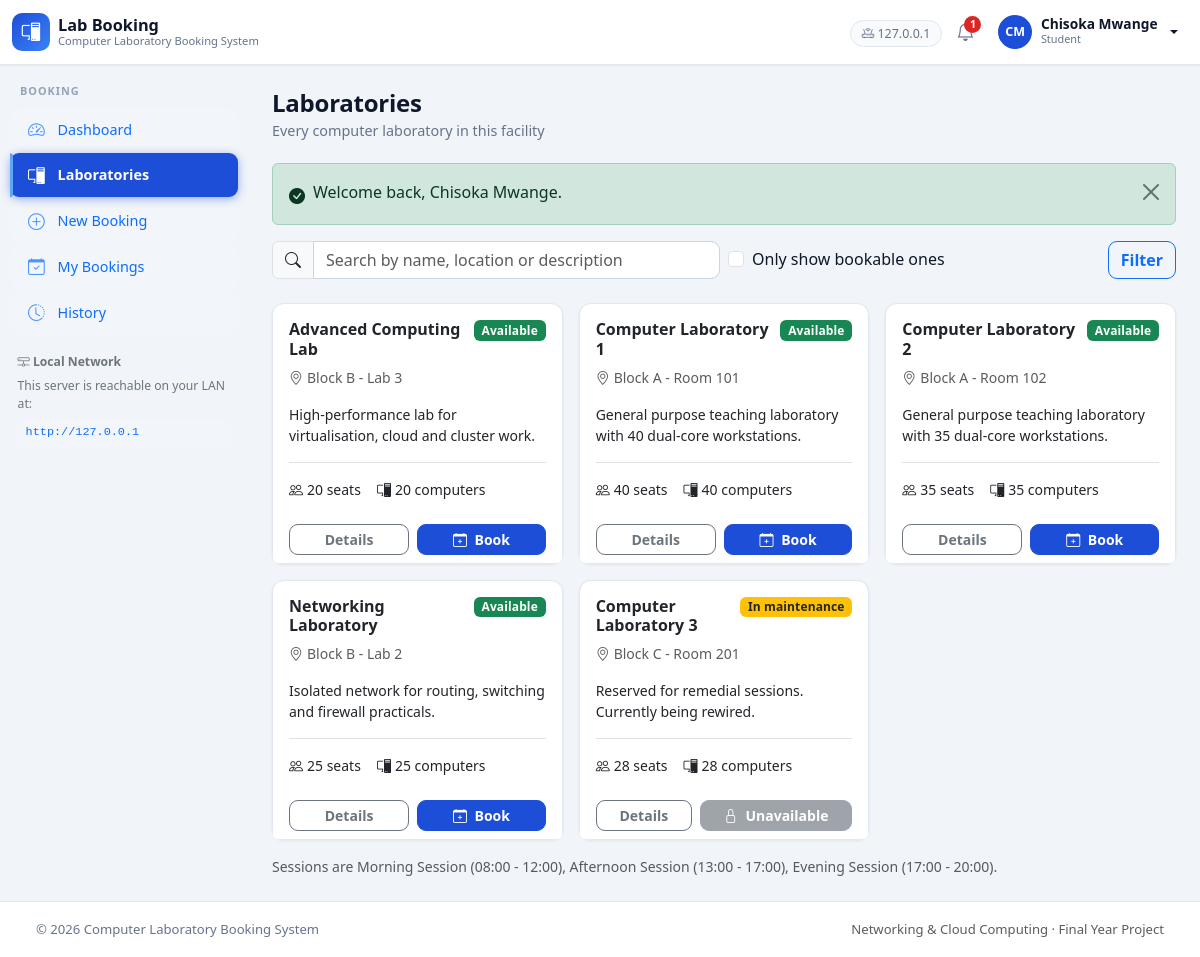
The app's page /user/laboratories.php (signed in) with its own data.
### tables this page shows
CREATE TABLE `users` (
  `id`            INT(11)      NOT NULL AUTO_INCREMENT,
  `name`          VARCHAR(120)  NOT NULL,
  `email`         VARCHAR(191)  NOT NULL,
  `password`      VARCHAR(255)  NOT NULL,
  `role`          ENUM('admin','user')   NOT NULL DEFAULT 'user',
  `status`        ENUM('active','inactive') NOT NULL DEFAULT 'active',
  `student_no`    VARCHAR(50)   DEFAULT NULL,
  `phone`         VARCHAR(30)   DEFAULT NULL,
   
   
   
   
   
  `avatar`        VARCHAR(191)  DEFAULT NULL,
  `last_login_at` DATETIME      DEFAULT NULL,
  `created_at`    DATETIME      NOT NULL DEFAULT CURRENT_TIMESTAMP,
  `updated_at`    DATETIME      NOT NULL DEFAULT CURRENT_TIMESTAMP ON UPDATE CURRENT_TIMESTAMP,
  PRIMARY KEY (`id`),
  UNIQUE KEY `uq_users_email` (`email`),
  UNIQUE KEY `uq_users_student_no` (`student_no`),
  KEY `idx_users_role_status` (`role`,`status`)
);

CREATE TABLE `laboratories` (
  `id`             INT(11)      NOT NULL AUTO_INCREMENT,
  `name`           VARCHAR(120)  NOT NULL,
  `location`       VARCHAR(120)  NOT NULL,
  `capacity`       INT(11)      NOT NULL DEFAULT 0,
  `computer_count` INT(11)      NOT NULL DEFAULT 0,
  `description`    TEXT          DEFAULT NULL,
  `status`         ENUM('available','maintenance','inactive') NOT NULL DEFAULT 'available',
  `created_at`     DATETIME      NOT NULL DEFAULT CURRENT_TIMESTAMP,
  `updated_at`     DATETIME      NOT NULL DEFAULT CURRENT_TIMESTAMP ON UPDATE CURRENT_TIMESTAMP,
  PRIMARY KEY (`id`),
  UNIQUE KEY `uq_laboratories_name` (`name`),
  KEY `idx_laboratories_status` (`status`)
);

### user/laboratories.php (the view, shortened to what the rows shown need)
<?php
require_user();
$search = query('q', '');
$params = array();
$sql = 'SELECT l.*'
     . ' FROM laboratories l';
$sql .= " ORDER BY l.status <> 'available', l.name ASC";
$labs = db_all($sql, $params);
layout_start(array('title' => 'Laboratories', 'active' => 'laboratories'));
?>
<?php if (empty($labs)): ?>
    <?php echo empty_state(
        'bi-search',
        'No laboratories match',
        $search === '' ? 'None are open for booking right now.' : 'Try a different search.'
    ); ?>
<?php else: ?>
    <div class="row g-3">
        <?php foreach ($labs as $lab): ?>
            <div class="col-md-6 col-xl-4">
                <div class="card h-100">
                    <div class="card-body">
                        <div class="d-flex justify-content-between align-items-start mb-2">
                            <h2 class="h6 fw-bold mb-0"><?php echo e($lab['name']); ?></h2>
                            <span class="badge <?php echo e(lab_status_badge_class($lab['status'])); ?>">
                                <?php echo e(laboratory_status_label($lab['status'])); ?>
                            </span>
                        </div>
                        <p class="small text-muted mb-3">
                            <i class="bi bi-geo-alt me-1"></i><?php echo e($lab['location']); ?>
                        </p>
                        <p class="small mb-3"><?php echo e($lab['description']); ?></p>
                        <div class="d-flex gap-3 small border-top pt-3">
                            <span><i class="bi bi-people me-1"></i><?php echo (int) $lab['capacity']; ?> seats</span>
                            <span>
                                <i class="bi bi-pc-display me-1"></i><?php echo (int) $lab['computer_count']; ?>
                                <?php echo (int) $lab['computer_count'] === 1 ? 'computer' : 'computers'; ?>
                            </span>
                        </div>
                    </div>
                    <div class="card-footer bg-white border-top-0 d-flex gap-2">
                        <a class="btn btn-sm btn-outline-secondary flex-fill"
                           href="<?php echo e(url('user/laboratory.php?id=' . (int) $lab['id'])); ?>">
                            Details
                        </a>
                        <?php if ($lab['status'] === 'available'): ?>
                            <a class="btn btn-sm btn-primary flex-fill"
                               href="<?php echo e(url('user/book.php?lab=' . (int) $lab['id'])); ?>">
                                <i class="bi bi-calendar-plus me-1"></i> Book
                            </a>
                        <?php else: ?>
                            <button class="btn btn-sm btn-secondary flex-fill" disabled>
                                <i class="bi bi-lock me-1"></i> Unavailable
                            </button>
                        <?php endif; ?>
                    </div>
                </div>
            </div>
        <?php endforeach; ?>
    </div>
<?php endif; ?>

### includes/navbar.php (shortened to what the rows shown need)
<?php
$__user = current_user();
$__unread = 0;
if ($__user !== null) {
    try {
        $__unread = unread_notification_count();
    } catch (Exception $e) {
        $__unread = 0;
    }
}
$__serverIp = isset($_SERVER['SERVER_ADDR']) ? $_SERVER['SERVER_ADDR'] : '';
?>
<nav class="navbar navbar-expand-lg app-navbar sticky-top">
  <div class="container-fluid">
    <div class="collapse navbar-collapse justify-content-end">
      <ul class="navbar-nav align-items-lg-center gap-lg-1">
        <?php if (!is_logged_in()): ?>
          <li class="nav-item">
            <a class="btn btn-sm btn-outline-primary" href="<?php echo e(url('auth/login.php')); ?>">Sign in</a>
          </li>
        <?php else: ?>
          <?php if ($__serverIp !== ''): ?>
          <li class="nav-item d-none d-xl-block">
            <span class="nav-server" title="Clients on the local network can reach this server here">
              <i class="bi bi-router"></i> <?php echo e($__serverIp); ?>
            </span>
          </li>
          <?php endif; ?>
          <li class="nav-item">
            <a class="nav-icon" href="<?php echo e(url(is_admin() ? 'admin/notifications.php' : 'user/notifications.php')); ?>"
               title="Notifications">
              <i class="bi bi-bell"></i>
              <?php if ($__unread > 0): ?>
                <span class="nav-badge"><?php echo $__unread > 9 ? '9+' : e($__unread); ?></span>
              <?php endif; ?>
            </a>
          </li>
          <li class="nav-item dropdown">
            <a class="nav-user dropdown-toggle" href="#" data-bs-toggle="dropdown" aria-expanded="false">
              <span class="avatar"><?php echo e(initials($__user['name'])); ?></span>
              <span class="d-none d-sm-inline">
                <strong><?php echo e($__user['name']); ?></strong>
                <small class="role-tag"><?php echo e($__user['role'] === 'admin' ? 'Administrator' : 'Student'); ?></small>
              </span>
            </a>
          </li>
        <?php endif; ?>
      </ul>
    </div>
  </div>
</nav>

### includes/sidebar.php (shortened to what the rows shown need)
<?php
$__active = isset($GLOBALS['__active']) ? $GLOBALS['__active'] : '';
$__isAdmin = is_admin();
if ($__isAdmin) {
    $__links = array(
        array('key' => 'dashboard',     'icon' => 'bi-speedometer2',   'label' => 'Dashboard',      'href' => 'admin/index.php'),
        array('key' => 'laboratories',  'icon' => 'bi-pc-display',     'label' => 'Laboratories',   'href' => 'admin/laboratories.php'),
        array('key' => 'bookings',      'icon' => 'bi-calendar-check',  'label' => 'Bookings',       'href' => 'admin/bookings.php'),
        array('key' => 'approvals',     'icon' => 'bi-inbox',           'label' => 'Approvals',      'href' => 'admin/approvals.php', 'badge' => 'pending'),
        array('key' => 'users',         'icon' => 'bi-people',          'label' => 'Users',          'href' => 'admin/users.php'),
        array('key' => 'slots',         'icon' => 'bi-clock-history',   'label' => 'Time Slots',     'href' => 'admin/time-slots.php'),
        array('key' => 'reports',       'icon' => 'bi-bar-chart-line',  'label' => 'Reports',        'href' => 'admin/reports.php'),
        array('key' => 'activity',      'icon' => 'bi-activity',        'label' => 'Activity Log',   'href' => 'admin/activity.php'),
    );
    $__section = 'Administration';
} else {
    $__links = array(
        array('key' => 'dashboard',     'icon' => 'bi-speedometer2',  'label' => 'Dashboard',      'href' => 'user/index.php'),
        array('key' => 'laboratories',  'icon' => 'bi-pc-display',    'label' => 'Laboratories',   'href' => 'user/laboratories.php'),
        array('key' => 'new-booking',   'icon' => 'bi-plus-circle',   'label' => 'New Booking',    'href' => 'user/book.php'),
        array('key' => 'bookings',      'icon' => 'bi-calendar-check', 'label' => 'My Bookings',   'href' => 'user/bookings.php'),
        array('key' => 'history',       'icon' => 'bi-clock-history', 'label' => 'History',        'href' => 'user/history.php'),
    );
    $__section = 'Booking';
}
?>
<aside class="app-sidebar offcanvas-lg offcanvas-start" tabindex="-1" id="appSidebar"
       aria-label="Main navigation">
  <div class="offcanvas-body d-lg-flex flex-column p-0">
    <div class="sidebar-section"><?php echo e($__section); ?></div>
    <nav class="sidebar-nav">
      <?php foreach ($__links as $__link):
      ?>
        <a class="sidebar-link text-primary<?php echo nav_active($__active, $__link['key']); ?>"
           href="<?php echo e(url($__link['href'])); ?>">
          <i class="bi <?php echo e($__link['icon']); ?>"></i>
          <span><?php echo e($__link['label']); ?></span>
        </a>
      <?php endforeach; ?>
    </nav>
    <div class="sidebar-foot">
      <div class="sidebar-foot-title text-secondary"><i class="bi bi-hdd-network"></i> Local Network</div>
      <p class="mb-1 text-secondary">This server is reachable on your LAN at:</p>
      <code class="lan-url text-primary">http://<?php echo e(isset($_SERVER['SERVER_ADDR']) ? $_SERVER['SERVER_ADDR'] : 'SERVER_IP'); ?></code>
    </div>
  </div>
</aside>

### records on screen
users: name "CM", name "Chisoka Mwange", role "Student", role "BOOKING"
laboratories: name "Advanced Computing Lab", status "Available", location "Block B - Lab 3", description "High-performance lab for virtualisation, cloud and cluster work.", capacity "20", computer_count "20", shows "computers"
laboratories: name "Computer Laboratory 1", status "Available", location "Block A - Room 101", description "General purpose teaching laboratory with 40 dual-core workstations.", capacity "40", computer_count "40", shows "computers"
laboratories: name "Computer Laboratory 2", status "Available", location "Block A - Room 102", description "General purpose teaching laboratory with 35 dual-core workstations.", capacity "35", computer_count "35", shows "computers"
laboratories: name "Networking Laboratory", status "Available", location "Block B - Lab 2", description "Isolated network for routing, switching and firewall practicals.", capacity "25", computer_count "25", shows "computers"
laboratories: name "Computer Laboratory 3", status "In maintenance", location "Block C - Room 201", description "Reserved for remedial sessions. Currently being rewired.", capacity "28", computer_count "28", shows "computers", shows "Unavailable"

### other values on screen
$__serverIp "127.0.0.1"
$__unread "1"
$__link['label'] "Dashboard"
$__link['label'] "Laboratories"
$__link['label'] "New Booking"
$__link['label'] "My Bookings"
$__link['label'] "History"
isset($_SERVER['SERVER_ADDR']) ? $_SERVER['SERVER_ADDR'] : 'SERVER_IP' "127.0.0.1"
$title "Laboratories"
$subtitle "Every computer laboratory in this facility"
$flash['message'] "Welcome back, Chisoka Mwange."
implode(', ', $slotParts) "Morning Session (08:00 - 12:00), Afternoon Session (13:00 - 17:00), Evening Session (17:00 - 20:00)"
APP_NAME "Computer Laboratory Booking System"
APP_ORG "Networking & Cloud Computing"
